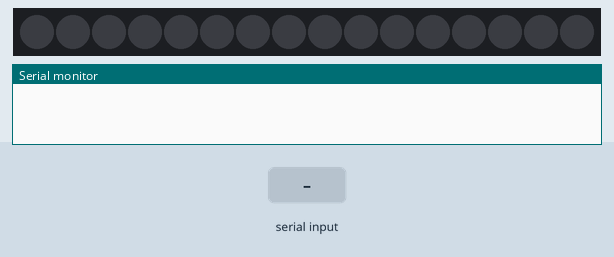
Recording of a sketch running on a simulated Arduino Uno, built with avr-gcc and run on an emulated ATmega328P. Shown: 16 RGB LEDs in strip order, left to right, the last lines printed to the serial monitor. Inputs (shaded band) come from the test bench.

Above: at 1.2 s.
1.3 s: "0" received over the second serial link
2.8 s: "r" received over the second serial link
4.3 s: "s" received over the second serial link
At 5.5 s:
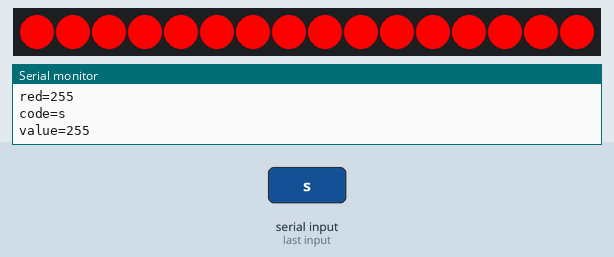
5.8 s: "g" received over the second serial link
At 6.8 s:
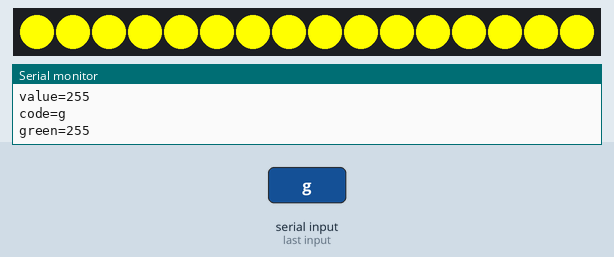
7.3 s: "b" received over the second serial link
At 7.9 s:
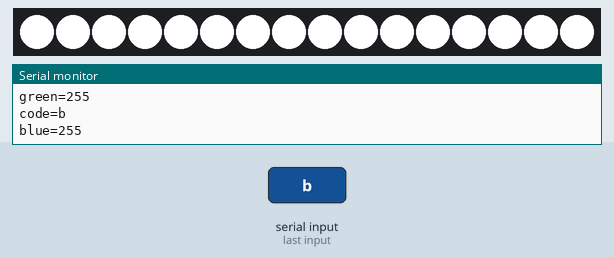
Timing chart, 0 to 9.8 s (numbered marks = the images above; inputs shaded):
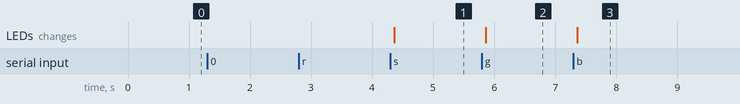

Measured:
- after the input at 4.3 s, the LEDs: change after 0.06 s (image 1)
- after the input at 5.8 s, the LEDs: change after 0.06 s (image 2)
- after the input at 7.3 s, the LEDs: change after 0.06 s (image 3)

The sketch:

hard.ino
```cpp
#include <SoftwareSerial.h>
SoftwareSerial BluetoothSerial(3,4); // RX, TX(3接BT Tx,4接BT Rx)
#include <Adafruit_NeoPixel.h>
#define PIN            6
#define NUMPIXELS      16
byte red,green,blue;
int i;
char code;
byte value=0; //brightness
Adafruit_NeoPixel pixels = Adafruit_NeoPixel(NUMPIXELS, PIN, NEO_GRB + NEO_KHZ800);
void setup()
{
  Serial.begin(9600);
  BluetoothSerial.begin(9600);
  pixels.begin();
  pixels.setBrightness(value);
}
void loop()
{
  if(BluetoothSerial.available())
  {
    delay(50);
    code=BluetoothSerial.read();
    Serial.print("code=");
    Serial.println(code);
    if(code=='0')
    {
        pixels.setBrightness(0);    //min brightness
        display(0,0,0);             //off light
    }
    else if(code=='1')
    {
        pixels.setBrightness(255);  //max brightness
        display(255,255,255);       //on light
    }
    else if(code=='r')
    {
      red=BluetoothSerial.read();
      Serial.print("red=");
      Serial.println(red);
    }
    else if(code=='g')
    {
      green=BluetoothSerial.read();
      Serial.print("green=");
      Serial.println(green);
    }
    else if(code=='b')
    {
      blue=BluetoothSerial.read();
      Serial.print("blue=");
      Serial.println(blue);
    }
    else if(code=='s')
    {
      value=BluetoothSerial.read();
      Serial.print("value=");
      Serial.println(value);
      if(value<=20)
        pixels.setBrightness(0);
      else
        pixels.setBrightness(value);
    }
    display(red,green,blue);
  }
}
void display(byte R, byte G, byte B)
{
  for(i=0;i<NUMPIXELS;i++)
  {
     pixels.setPixelColor(i,R,G,B); // num,red,green,blue
     pixels.show(); // This sends the updated pixel color to the hardware.
  }
}
```
